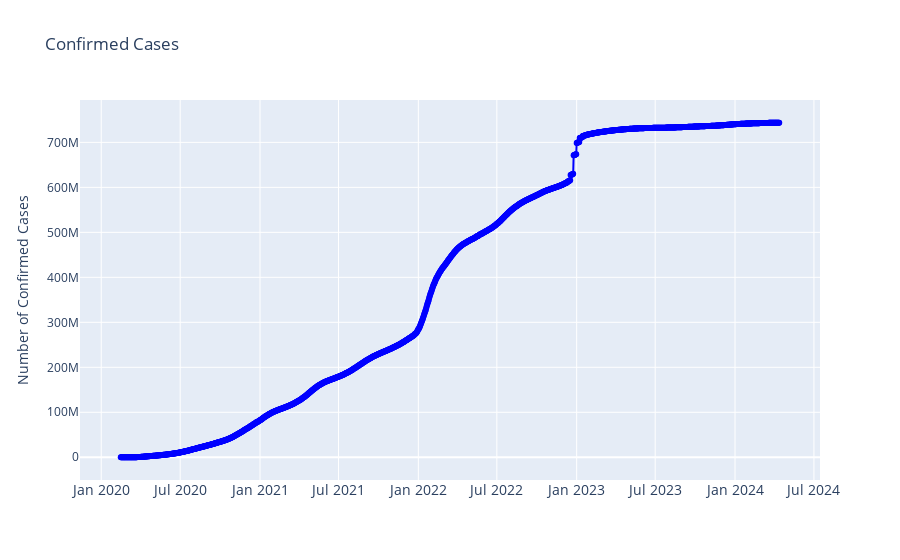

Write notebook code for a chart like this one.
### Code cell
# Tạo biểu đồ cho Confirmed
fig_confirmed = go.Figure()
fig_confirmed.add_trace(go.Scatter(x=confirmed['Date'], y=confirmed['Confirmed'], mode='lines+markers', name='Confirmed', line=dict(color='blue', width=2)))
fig_confirmed.update_layout(title='Confirmed Cases', xaxis_tickfont_size=14, yaxis=dict(title='Number of Confirmed Cases'))
fig_confirmed.show()

### Figure 1 — Plotly figure (JSON) as saved in the notebook; plotly's stock layout.template omitted (floating-point values rounded to 4 significant figures; data arrays with more than 128 entries replaced by an {"elided": "..."} marker saying what was removed)
{"data": [{"line": {"color": "blue", "width": 2}, "mode": "lines+markers", "name": "Confirmed", "type": "scatter", "x": {"elided": "1519 str values"}, "y": {"elided": "1519 int values"}}], "layout": {"autosize": true, "title": {"text": "Confirmed Cases"}, "xaxis": {"autorange": true, "range": ["2019-11-15 03:21:00.8354", "2024-07-12 20:38:59.1646"], "tickfont": {"size": 14}, "type": "date"}, "yaxis": {"autorange": true, "range": [-61290000.0, 805000000.0], "title": {"text": "Number of Confirmed Cases"}, "type": "linear"}}}
